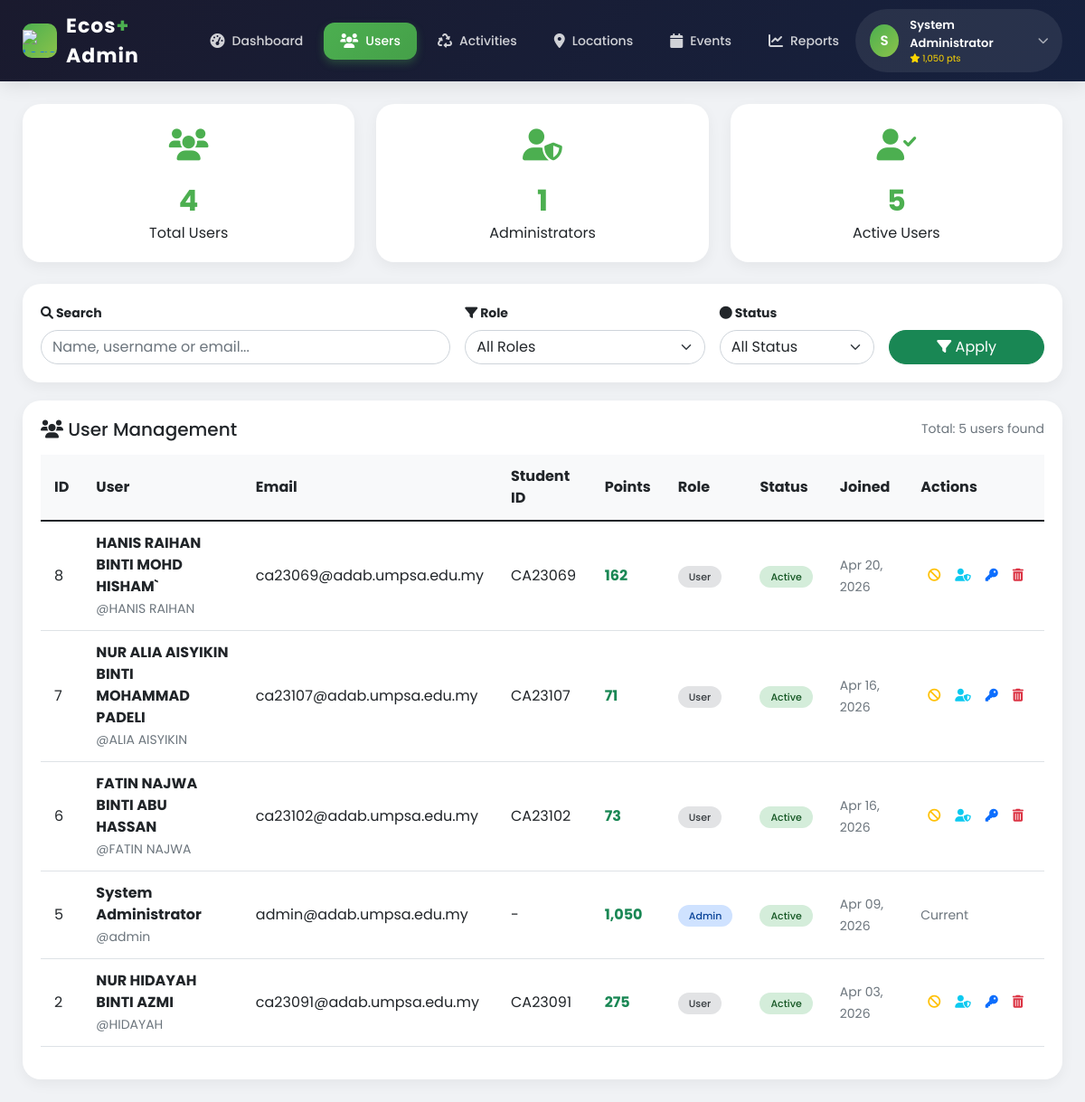
/admin/users.php (signed in), run on the app's committed database.
### tables this page shows
CREATE TABLE `users` (
  `id` int(11) NOT NULL,
  `username` varchar(50) NOT NULL,
  `email` varchar(100) NOT NULL,
  `password` varchar(255) NOT NULL,
  `full_name` varchar(100) NOT NULL,
  `bio` text DEFAULT NULL,
  `profile_image` varchar(255) DEFAULT NULL,
  `phone` varchar(20) DEFAULT NULL,
  `faculty` varchar(100) DEFAULT NULL,
  `year_of_study` int(11) DEFAULT NULL,
  `student_id` varchar(20) DEFAULT NULL,
  `role` enum('user','admin') DEFAULT 'user',
  `points` int(11) DEFAULT 0,
  `theme` enum('light','dark') DEFAULT 'light',
  `language` enum('en','ms') DEFAULT 'en',
  `email_verified` tinyint(1) DEFAULT 1,
  `reset_token` varchar(255) DEFAULT NULL,
  `reset_expires` timestamp NULL DEFAULT NULL,
  `is_active` tinyint(1) DEFAULT 1,
  `created_at` timestamp NOT NULL DEFAULT current_timestamp(),
  `last_login` timestamp NULL DEFAULT NULL,
  `default_privacy` enum('public','followers','private') DEFAULT 'public'
);

### includes/auth.php (called while the page is built, shortened)
<?php
function getConnection() {
    static $conn = null;
    if ($conn === null) {
        $host = 'localhost';
        $user = 'root';
        $password = '';
        $database = 'ecos_plus';
        $conn = new mysqli($host, $user, $password, $database);
    }
    return $conn;
}
function getCurrentUser() {
    $conn = getConnection();
    $user_id = $_SESSION['user_id'];
    $sql = "SELECT id, email, full_name, phone, points, role, profile_image, bio, created_at FROM users WHERE id = ?";
    $stmt = $conn->prepare($sql);
    $stmt->bind_param("i", $user_id);
    $stmt->execute();
    $result = $stmt->get_result();
    $user = $result->fetch_assoc();
    return $user;
}
?>

### admin/users.php (the view, shortened to what this page needs)
<?php
require_once '../includes/auth.php';
$conn = getConnection();
$navbar_user = getCurrentUser();
$navbar_initial = $navbar_user ? strtoupper(substr($navbar_user['full_name'], 0, 1)) : 'U';
$search = isset($_GET['search']) ? trim($_GET['search']) : '';
$roleFilter = isset($_GET['role']) ? $_GET['role'] : 'all';
$statusFilter = isset($_GET['status']) ? $_GET['status'] : 'all';
$sql = "SELECT id, username, email, full_name, student_id, points, role, is_active, created_at, last_login
        FROM users WHERE 1=1";
$sql .= " ORDER BY created_at DESC";
$users = $conn->query($sql);
$totalUsers = $conn->query("SELECT COUNT(*) as count FROM users WHERE role = 'user'")->fetch_assoc()['count'];
$totalAdmins = $conn->query("SELECT COUNT(*) as count FROM users WHERE role = 'admin'")->fetch_assoc()['count'];
$activeUsers = $conn->query("SELECT COUNT(*) as count FROM users WHERE is_active = 1")->fetch_assoc()['count'];
?>
<!DOCTYPE html>
<html lang="en">
<head>
    <link href="https://cdn.jsdelivr.net/npm/bootstrap@5.1.3/dist/css/bootstrap.min.css" rel="stylesheet">
    <link rel="stylesheet" href="https://cdnjs.cloudflare.com/ajax/libs/font-awesome/6.0.0/css/all.min.css">
</head>
<body>
<nav class="navbar-custom">
    <div class="navbar-container">
        <div style="display: flex; justify-content: space-between; align-items: center;">
            <a href="dashboard.php" class="navbar-brand-custom">
                <div class="logo-icon">
                    <img src="assets/images/umpsa.png" alt="Logo" style="height:25px; object-fit:cover;">
                </div>
                <div class="logo-text">Ecos<span>+</span> Admin</div>
            </a>
            <ul class="nav-links">
                <li><a href="dashboard.php" class="nav-link-custom"><i class="fas fa-tachometer-alt"></i> Dashboard</a></li>
                <li><a href="users.php" class="nav-link-custom active"><i class="fas fa-users"></i> Users</a></li>
                <li><a href="activities.php" class="nav-link-custom"><i class="fas fa-recycle"></i> Activities</a></li>
                <li><a href="locations.php" class="nav-link-custom"><i class="fas fa-map-marker-alt"></i> Locations</a></li>
                <li><a href="events.php" class="nav-link-custom"><i class="fas fa-calendar"></i> Events</a></li>
                <li><a href="reports.php" class="nav-link-custom"><i class="fas fa-chart-line"></i> Reports</a></li>
            </ul>
            <div class="user-dropdown">
                <div class="user-trigger">
                    <div class="user-avatar"><?php echo $navbar_initial; ?></div>
                    <div class="user-info">
                        <span class="user-name"><?php echo htmlspecialchars($navbar_user['full_name'] ?? 'Admin'); ?></span>
                        <span class="user-points"><i class="fas fa-star"></i> <?php echo number_format($navbar_user['points'] ?? 0); ?> pts</span>
                    </div>
                    <i class="fas fa-chevron-down dropdown-arrow"></i>
                </div>
            </div>
        </div>
    </div>
</nav>
<div class="container-custom">
    <div class="row mb-4">
        <div class="col-md-4">
            <div class="stats-card">
                <div class="stats-icon"><i class="fas fa-users"></i></div>
                <div class="stats-number"><?php echo $totalUsers; ?></div>
                <div class="stats-label">Total Users</div>
            </div>
        </div>
        <div class="col-md-4">
            <div class="stats-card">
                <div class="stats-icon"><i class="fas fa-user-shield"></i></div>
                <div class="stats-number"><?php echo $totalAdmins; ?></div>
                <div class="stats-label">Administrators</div>
            </div>
        </div>
        <div class="col-md-4">
            <div class="stats-card">
                <div class="stats-icon"><i class="fas fa-user-check"></i></div>
                <div class="stats-number"><?php echo $activeUsers; ?></div>
                <div class="stats-label">Active Users</div>
            </div>
        </div>
    </div>
    <div class="search-filter-bar">
        <form method="GET" action="" class="row g-3 align-items-end">
            <div class="col-md-5">
                <label class="form-label fw-bold small"><i class="fas fa-search"></i> Search</label>
                <input type="text" class="form-control" name="search" placeholder="Name, username or email..."
                       value="<?php echo htmlspecialchars($search); ?>" style="border-radius: 40px;">
            </div>
            <div class="col-md-3">
                <label class="form-label fw-bold small"><i class="fas fa-filter"></i> Role</label>
                <select class="form-select" name="role" style="border-radius: 40px;">
                    <option value="all" <?php echo $roleFilter == 'all' ? 'selected' : ''; ?>>All Roles</option>
                </select>
            </div>
            <div class="col-md-2">
                <label class="form-label fw-bold small"><i class="fas fa-circle"></i> Status</label>
                <select class="form-select" name="status" style="border-radius: 40px;">
                    <option value="all" <?php echo $statusFilter == 'all' ? 'selected' : ''; ?>>All Status</option>
                </select>
            </div>
            <div class="col-md-2">
                <button type="submit" class="btn btn-success w-100" style="border-radius: 40px;">
                    <i class="fas fa-filter"></i> Apply
                </button>
            </div>
        </form>
    </div>
    <div class="table-card">
        <div class="d-flex justify-content-between align-items-center mb-3 flex-wrap">
            <h5 class="mb-2 mb-md-0"><i class="fas fa-users"></i> User Management</h5>
            <small class="text-muted">Total: <?php echo $users->num_rows; ?> users found</small>
        </div>
        <div class="table-responsive">
            <table class="table table-hover">
                <thead>
                    <tr style="background: #f8f9fa;">
                        <th>ID</th>
                        <th>User</th>
                        <th>Email</th>
                        <th>Student ID</th>
                        <th>Points</th>
                        <th>Role</th>
                        <th>Status</th>
                        <th>Joined</th>
                        <th>Actions</th>
                    </tr>
                </thead>
                <tbody>
                    <?php if ($users->num_rows > 0): ?>
                        <?php while($user = $users->fetch_assoc()):
                            $isCurrentUser = ($user['id'] == $_SESSION['user_id']);
                        ?>
                            <tr>
                                <td><?php echo $user['id']; ?></td>
                                <td>
                                    <strong><?php echo htmlspecialchars($user['full_name']); ?></strong>
                                    <br>
                                    <small class="text-muted">@<?php echo htmlspecialchars($user['username']); ?></small>
                                </td>
                                <td><?php echo htmlspecialchars($user['email']); ?></td>
                                <td><?php echo htmlspecialchars($user['student_id']) ?: '-'; ?></td>
                                <td>
                                    <span class="fw-bold text-success"><?php echo number_format($user['points']); ?></span>
                                </td>
                                <td>
                                    <span class="role-badge role-<?php echo $user['role']; ?>">
                                        <?php echo ucfirst($user['role']); ?>
                                    </span>
                                </td>
                                <td>
                                    <span class="status-badge status-<?php echo $user['is_active'] ? 'active' : 'inactive'; ?>">
                                        <?php echo $user['is_active'] ? 'Active' : 'Inactive'; ?>
                                    </span>
                                </td>
                                <td>
                                    <small class="text-muted"><?php echo date('M d, Y', strtotime($user['created_at'])); ?></small>
                                </td>
                                <td>
                                    <div class="btn-group" role="group">
                                        <?php if (!$isCurrentUser): ?>
                                            <a href="?toggle_status=<?php echo $user['id']; ?>&<?php echo http_build_query(array_merge($_GET, ['toggle_status' => null])); ?>"
                                               class="action-btn text-<?php echo $user['is_active'] ? 'warning' : 'success'; ?>"
                                               title="<?php echo $user['is_active'] ? 'Deactivate' : 'Activate'; ?>">
                                                <i class="fas fa-<?php echo $user['is_active'] ? 'ban' : 'check-circle'; ?>"></i>
                                            </a>
                                            <?php if ($user['role'] == 'user'): ?>
                                                <a href="?make_admin=<?php echo $user['id']; ?>&<?php echo http_build_query(array_merge($_GET, ['make_admin' => null])); ?>"
                                                   class="action-btn text-info" title="Make Admin" onclick="return confirm('Make this user an admin?')">
                                                    <i class="fas fa-user-shield"></i>
                                                </a>
                                            <?php endif; ?>
                                            <a href="?reset_password=<?php echo $user['id']; ?>&<?php echo http_build_query(array_merge($_GET, ['reset_password' => null])); ?>"
                                               class="action-btn text-primary" title="Reset Password" onclick="return confirm('Reset password to \'password123\'?')">
                                                <i class="fas fa-key"></i>
                                            </a>
                                            <a href="?delete=<?php echo $user['id']; ?>&<?php echo http_build_query(array_merge($_GET, ['delete' => null])); ?>"
                                               class="action-btn text-danger" title="Delete User" onclick="return confirm('Delete this user? All their activities will be removed.')">
                                                <i class="fas fa-trash-alt"></i>
                                            </a>
                                        <?php else: ?>
                                            <span class="text-muted small">Current</span>
                                        <?php endif; ?>
                                    </div>
                                </td>
                            </tr>
                        <?php endwhile; ?>
                    <?php endif; ?>
                </tbody>
            </table>
        </div>
    </div>
</div>
</body>
</html>

### admin/users.php (style rules this page uses)
* { margin: 0; padding: 0; box-sizing: border-box; }
body { background: #f0f2f5; font-family: 'Poppins', sans-serif; }
.navbar-custom { background: linear-gradient(135deg, #1a1a2e 0%, #16213e 100%); box-shadow: 0 4px 20px rgba(0,0,0,0.1); padding: 0; position: sticky; top: 0; z-index: 1000; }
.navbar-container { max-width: 1400px; margin: 0 auto; padding: 0 25px; }
.navbar-brand-custom { display: flex; align-items: center; gap: 10px; text-decoration: none; padding: 12px 0; }
.logo-icon { width: 38px; height: 38px; background: linear-gradient(135deg, #4CAF50, #8BC34A); border-radius: 10px; display: flex; align-items: center; justify-content: center; }
.logo-text { font-size: 22px; font-weight: 700; color: white; letter-spacing: 1px; }
.logo-text span { color: #4CAF50; }
.nav-links { display: flex; gap: 5px; margin: 0; padding: 0; list-style: none; }
.nav-link-custom { display: flex; align-items: center; gap: 8px; padding: 10px 18px; color: rgba(255,255,255,0.8); text-decoration: none; font-weight: 500; font-size: 14px; border-radius: 12px; transition: all 0.3s ease; }
.nav-link-custom i { font-size: 16px; }
.nav-link-custom.active { background: linear-gradient(135deg, #4CAF50, #45a049); color: white; box-shadow: 0 4px 10px rgba(76,175,80,0.3); }
.user-dropdown { position: relative; cursor: pointer; }
.user-trigger { display: flex; align-items: center; gap: 12px; padding: 8px 16px; background: rgba(255,255,255,0.08); border-radius: 40px; transition: all 0.3s ease; }
.user-avatar { width: 36px; height: 36px; border-radius: 50%; background: linear-gradient(135deg, #4CAF50, #8BC34A); display: flex; align-items: center; justify-content: center; font-weight: 600; font-size: 15px; color: white; }
.user-info { display: flex; flex-direction: column; }
.user-name { font-size: 13px; font-weight: 600; color: white; }
.user-points { font-size: 10px; color: #FFD700; }
.dropdown-arrow { color: rgba(255,255,255,0.6); font-size: 12px; transition: transform 0.3s; }
.container-custom { max-width: 1400px; margin: 0 auto; padding: 25px; }
.stats-card { background: white; border-radius: 20px; padding: 20px; text-align: center; box-shadow: 0 5px 15px rgba(0,0,0,0.05); transition: transform 0.3s; height: 100%; }
.stats-number { font-size: 32px; font-weight: 700; color: #4CAF50; }
.stats-icon { font-size: 35px; margin-bottom: 10px; color: #4CAF50; }
.table-card { background: white; border-radius: 20px; padding: 20px; box-shadow: 0 5px 15px rgba(0,0,0,0.05); overflow-x: auto; }
.search-filter-bar { background: white; border-radius: 20px; padding: 20px; margin-bottom: 20px; box-shadow: 0 5px 15px rgba(0,0,0,0.05); }
.status-badge { padding: 4px 12px; border-radius: 20px; font-size: 11px; font-weight: 500; }
.status-active { background: #d4edda; color: #155724; }
.role-badge { padding: 4px 12px; border-radius: 20px; font-size: 11px; font-weight: 500; }
.role-admin { background: #cfe2ff; color: #084298; }
.role-user { background: #e2e3e5; color: #383d41; }
.action-btn { background: none; border: none; padding: 5px 8px; border-radius: 8px; cursor: pointer; transition: all 0.2s; font-size: 14px; }
.table th, .table td { vertical-align: middle; padding: 12px 15px; }

### data on the page
users: full_name "S", full_name "System Administrator", points "1,050", id "5", username "admin", email "admin@adab.umpsa.edu.my", student "-", role "Admin", is_active "Active", created_at "Apr 09, 2026", shows "Current"
users: id "8", full_name "HANIS RAIHAN BINTI MOHD HISHAM`", username "HANIS RAIHAN", email "ca23069@adab.umpsa.edu.my", student "CA23069", points "162", role "User", is_active "Active", created_at "Apr 20, 2026"
users: id "7", full_name "NUR ALIA AISYIKIN BINTI MOHAMMAD PADELI", username "ALIA AISYIKIN", email "ca23107@adab.umpsa.edu.my", student "CA23107", points "71", role "User", is_active "Active", created_at "Apr 16, 2026"
users: id "6", full_name "FATIN NAJWA BINTI ABU HASSAN", username "FATIN NAJWA", email "ca23102@adab.umpsa.edu.my", student "CA23102", points "73", role "User", is_active "Active", created_at "Apr 16, 2026"
users: id "2", full_name "NUR HIDAYAH BINTI AZMI", username "HIDAYAH", email "ca23091@adab.umpsa.edu.my", student "CA23091", points "275", role "User", is_active "Active", created_at "Apr 03, 2026"

### other printed values
$totalUsers "4"
$totalAdmins "1"
$activeUsers "5"
$users->num_rows "5"
